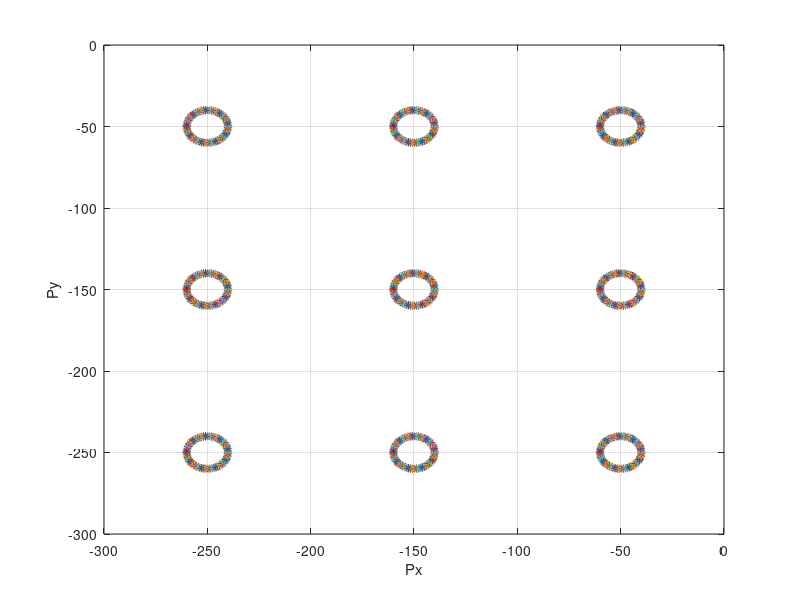

This figure's MATLAB source:
l2=250; l3=200; l4=150;
r=10; z= 0; L=300;
X = [50 150 250];
Y = [50 150 250];
for i=1:1:3
    for j=1:1:3
            for t=0:0.1:2*pi    
                x0 = X(i);
                y0 = Y(j);
                x = x0 + r*cos(t);
                y = y0 + r*sin(t);
                l1 = z+l4;

                c2 = (x^2 + y^2 - l2^2 - l3^2) / (2*l2*l3);
                s2 = sqrt(abs(1-(c2)^2));
                t2 = atan2(s2,c2);

                c1 = x*l3*s2 - y*(l3*c2+ l2);
                s1 = y*l3*s2 + x*(l3*c2 + l2);
                t1 = atan2(s1,c1);

                Px = -l2*sin(t1) - l3*sin(t1+t2);
                Py = l2*cos(t1) + l3*cos(t1+t2);
                Pz = l1-l4;

                    plot(Px,Py,'*');xlabel("Px");ylabel("Py");zlabel("Pz");
                    pause(0.1);
                    grid on
                    hold on
            end
    end
end